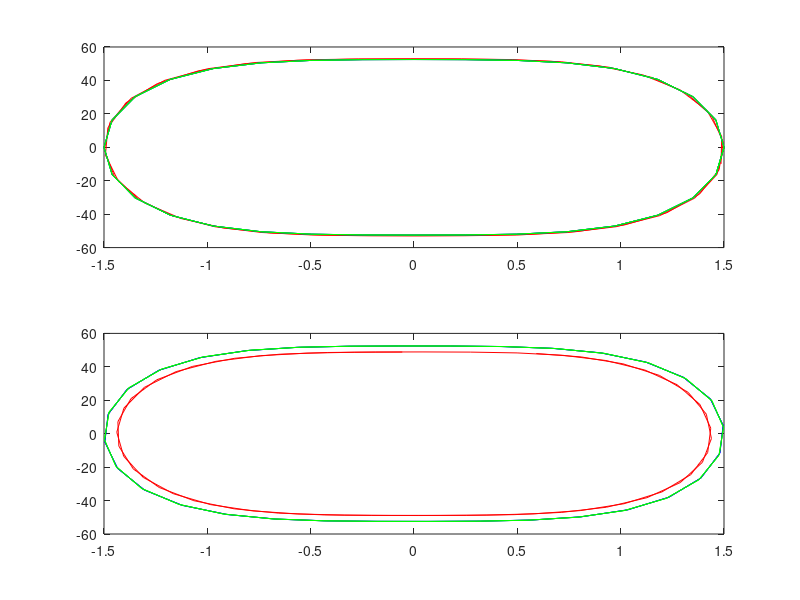

Write MATLAB code to recreate this figure.
%%%%%%%%%%%%%%%%%% RESORTE - EXPERIMENTACION
u0 = 1.5;
v0 = 0;
s1 = 100;
s2 = 10;
T = 0.15153;
Dt = T/32;
tmax = 50*T;
rango = 0:Dt:tmax;
%%%%%%%%%%%%%%%%%% RK
%
u=[u0];
v=[v0];
uf=[];
vf=[];
%
met = 1;
if (met == 0)
  t1 = 1/2;
  t2 = 1;
  a11 = 0;
  a21 = 0;
  a22 = 0;
  a31 = 0;
  a32 = 0;
  a33 = 0;
elseif (met == 1)
  t1 = 2/3;
  t2 = 1;
  a11 = 1;
  a21 = -2/3;
  a22 =  2/3;
  a31 =  1/3;
  a32 = -2/3;
  a33 =  1/3;
endif
p12 = t1;
p22 = -t2/t1*(t1+t2);
p23 = 4*t2^2/t1;
p32 = (2 - 3*t1 -3*t2 +6*t1*t2)/(6*t1*t2);
p33 = (2 -3*t2)/(6*t1*(t1-t2));
p34 = (3*t1 -2)/(6*t2*(t1-t2));
u2v0 = p22 + p23;
u2a0 = (p23*p12)/t2^2 + a21/2;
u3v0 = p32 + p33 + p34;
u3a0 = p12*p33 + p22*p34 + a31/2;
u3a1 = p23*p34 + a32/2;
%
for i = rango
  a0 = -s1*(1+s2*u0^2)*u0; %%%
%
  u1 = u0 + p12*Dt*v0 + (t1*Dt)^2*a11/2*a0; %%%
  v1 = v0 + p12*Dt*a0; %%%
  a1 = -s1*(1+s2*u1^2)*u1; %%%
%
  u2 = u0 + u2v0*Dt*v0 + (t2*Dt)^2*(u2a0*a0 + a22/2*a1); %%%
  v2 = v0 +  p22*Dt*a0 + p23*Dt*a1; %%%
  a2 = -s1*(1+s2*u2^2)*u2;
%
  u3 = u0 + u3v0*Dt*v0 + Dt^2*(u3a0*a0 + u3a1*a1 + a33/2*a2);
  v3 = v0 + p32*Dt*a0 + p33*Dt*a1 + p34*Dt*a2;
%
  if (i<=2*T) 
   u=[u,u3]; 
   v=[v,v3];
  endif  
  if (i>=48*T) 
   uf=[uf,u3]; 
   vf=[vf,v3];
  endif  
%
  u0=u3;
  v0=v3;
endfor
urk=u;
vrk=v;
urkf=uf;
vrkf=vf;
%%%%%%%%%%%%%%%%%% MET3
u0 = 1.5;
v0 = 0;
u=[u0];
v=[v0];
uf=[];
vf=[];
%
for i = rango
  a0 = -s1*(1+s2*u0^2)*u0;
  %
  u1 = u0 + 1/3*Dt*v0 + 1/18*Dt^2*a0;
  v1 = v0 + 1/3*Dt*a0;
  a1 = -s1*(1+s2*u1^2)*u1;
  %
  u2 = u0 + 2/3*Dt*v0 + 1/27*Dt^2*(2*a0 + 4*a1);
  v2 = v0 + 2/3*Dt*a1;
  a2 = -s1*(1+s2*u2^2)*u2;
  %
  u3 = u0 + Dt*v0 + 1/6*Dt^2*(a0 + a1 + a2);
  v3 = v0 + 1/4*Dt*(a0 + 3*a2);
%
  if (i<=2*T) 
   u=[u,u3]; 
   v=[v,v3];
  endif  
  if (i>=48*T) 
   uf=[uf,u3]; 
   vf=[vf,v3];
  endif  
%
  u0=u3;
  v0=v3;
endfor
umet3=u;
vmet3=v;
umet3f=uf;
vmet3f=vf;
%%%%%%%%%%%%%%%%%% MET4
u0 = 1.5;
v0 = 0;
u=[u0];
v=[v0];
uf=[];
vf=[];
%
for i = rango
  a0 = -s1*(1+s2*u0^2)*u0;% EC. 1
  %
  u1 = u0 + 1/3*Dt*v0 + 1/18*Dt^2*a0; % EC 2.1
  v1 = v0 + 1/3*Dt*a0; % EC 2.2
  a1 = -s1*(1+s2*u1^2)*u1;% EC 3
  %
  u2 = u0 + 1/2*Dt*v0 + 3/40*Dt^2*(2*a0/3 + a1); % EC 4.1
  v2 = v0 + 1/8*Dt*a0 + 3/8*Dt*a1; % EC 4.2
  a2 = -s1*(1+s2*u2^2)*u2; % EC 5
  %
  u3 = u0 + 1*Dt*v0 + 1/20*Dt^2*(a0 + 9*a1); % EC 6.1
  v3 = v0 + 1/2*Dt*(a0 -3*a1 + 4*a2); % EC 6.2
  a3 = -s1*(1+s2*u3^2)*u3; % EC 7
  %
  u4 = u0 + Dt*v0 + 1/6*Dt^2*(a0 + 2*a2); % EC 8.1
  v4 = v0 + 1/6*Dt*(a0 + 4*a2 + a3); % EC 8.2
%
  if (i<=2*T) 
   u=[u,u4]; 
   v=[v,v4];
  endif  
  if (i>=48*T) 
   uf=[uf,u4]; 
   vf=[vf,v4];
  endif  
%
  u0=u4;
  v0=v4;
endfor
umet4=u;
vmet4=v;
umet4f=uf;
vmet4f=vf;
%%%%%%%%%%%%%%%%%%  GRAFICOS
subplot (2, 1, 1)
plot(urk,vrk,"-r",umet3,vmet3,"-b",umet4,vmet4,"-g"); % PRIMEROS 2T
subplot (2, 1, 2)
plot(urkf,vrkf,"-r",umet3f,vmet3f,"-b",umet4f,vmet4f,"-g"); % ULTIMOS 2T
